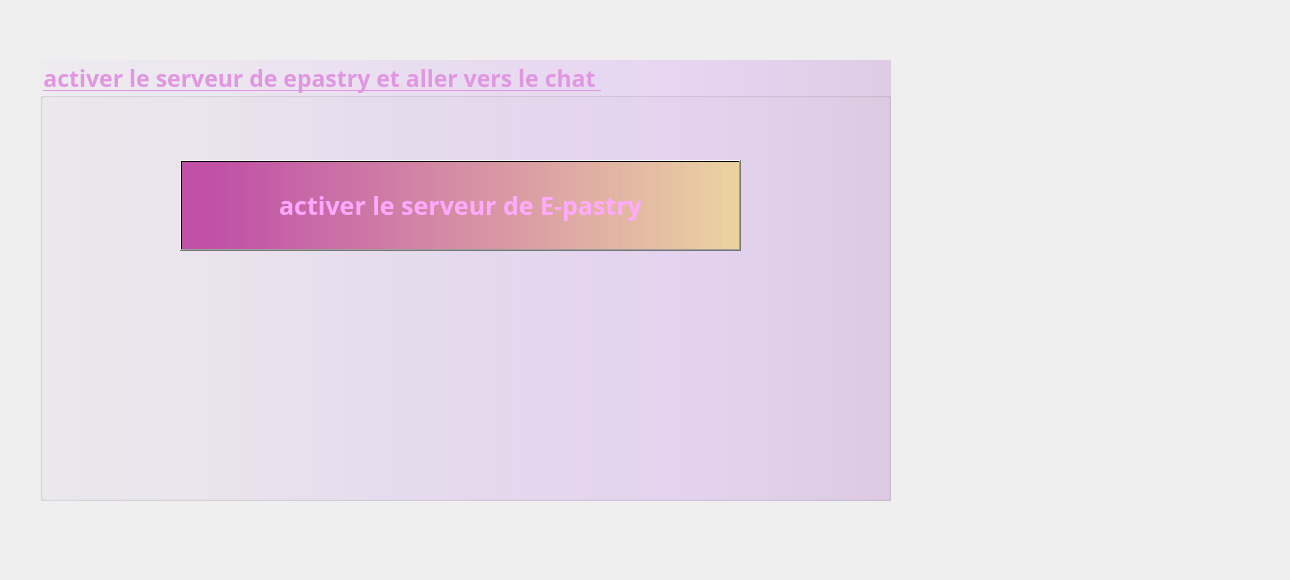
   <widget class="QWidget" name="tab_3">
    <attribute name="title">
     <string>chat</string>
    </attribute>
    <widget class="QLabel" name="label_photo_13">
     <property name="geometry">
      <rect>
       <x>-60</x>
       <y>0</y>
       <width>1281</width>
       <height>571</height>
      </rect>
     </property>
     <property name="text">
      <string/>
     </property>
     <property name="pixmap">
      <pixmap>../resources/food-party-cake-bakery-chocolate-black-cupcakes-cup-sweet-de.jpg</pixmap>
     </property>
    </widget>
    <widget class="QGroupBox" name="groupBox_5">
     <property name="geometry">
      <rect>
       <x>40</x>
       <y>60</y>
       <width>851</width>
       <height>441</height>
      </rect>
     </property>
     <property name="font">
      <font>
       <family>Lucida Calligraphy</family>
       <pointsize>17</pointsize>
       <weight>75</weight>
       <bold>true</bold>
       <underline>true</underline>
       <kerning>false</kerning>
      </font>
     </property>
     <property name="autoFillBackground">
      <bool>false</bool>
     </property>
     <property name="styleSheet">
      <string notr="true">color:rgb(225, 150, 225);

background-color: qlineargradient(spread:pad, x1:0, y1:0, x2:1, y2:0, stop:0 rgba(170, 85, 255, 4), stop:0.550847 rgba(158, 0, 255, 22), stop:0.766949 rgba(150, 0, 255, 28), stop:0.995763 rgba(126, 0, 170, 37));</string>
     </property>
     <property name="title">
      <string>activer le serveur de epastry et aller vers le chat </string>
     </property>
     <property name="flat">
      <bool>false</bool>
     </property>
     <property name="checkable">
      <bool>false</bool>
     </property>
     <widget class="QPushButton" name="server_2">
      <property name="geometry">
       <rect>
        <x>140</x>
        <y>100</y>
        <width>561</width>
        <height>91</height>
       </rect>
      </property>
      <property name="font">
       <font>
        <family>Lucida Calligraphy</family>
        <pointsize>19</pointsize>
        <weight>75</weight>
        <bold>true</bold>
       </font>
      </property>
      <property name="autoFillBackground">
       <bool>false</bool>
      </property>
      <property name="styleSheet">
       <string notr="true">color: rgb(255, 170, 255);
background-color: qlineargradient(spread:pad, x1:0, y1:0, x2:1, y2:0, stop:0.0635593 rgba(170, 0, 127, 164), stop:1 rgba(255, 214, 0, 82));</string>
      </property>
      <property name="text">
       <string>activer le serveur de E-pastry</string>
      </property>
      <property name="icon">
       <iconset>
        <normaloff>resources/kisspng-microsoft-excel-computer-icons-template-microsoft-excel-icon-5b28fd7dae3864.0006166915294129897136.png</normaloff>resources/kisspng-microsoft-excel-computer-icons-template-microsoft-excel-icon-5b28fd7dae3864.0006166915294129897136.png</iconset>
      </property>
      <property name="iconSize">
       <size>
        <width>46</width>
        <height>46</height>
       </size>
      </property>
     </widget>
    </widget>
   </widget>
